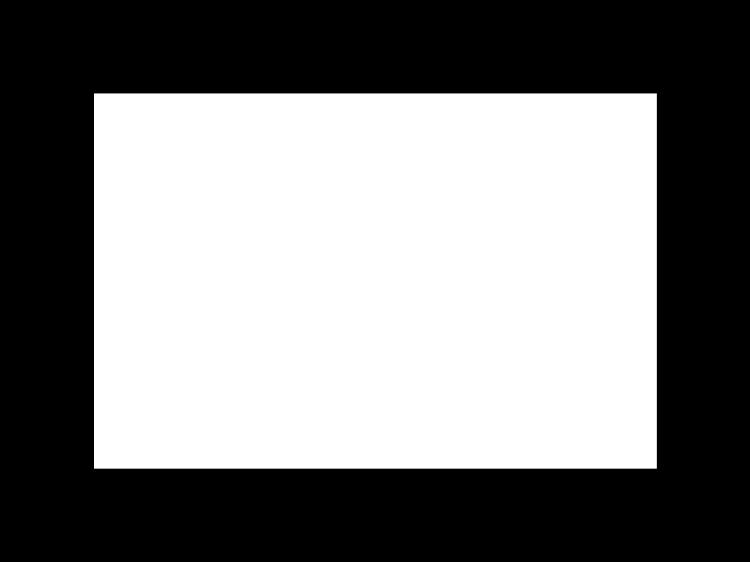
#> input picture OpenCV/Sample Images/rectangle.jpg, 750 x 562 px, found by its file name
$ python cv_contour_features.py   (Python 2 division)
#> lines starting #> are read from the running program, lines starting #| are printed output that depends on the picture; after the words box and inside, x2 and y2 are one past the last pixel; in counts of white or black regions, pixels touching at a corner belong together; long printed decimals are rounded
#import CV libraries
import numpy
import cv2

img1=cv2.imread("/home/udayan/Downloads/rectangle.jpg", -1)    #read image, 0=read as grayscale, -1=read as color
#> img1 is the input picture: shape (562, 750, 3); min 0, max 255, mean 127.8
img2=numpy.ndarray(img1.shape)
numpy.copyto(img2, img1)
img3=numpy.ndarray(img1.shape)
numpy.copyto(img3, img1)
img4=numpy.ndarray(img1.shape)
numpy.copyto(img4, img1)

img2gray=cv2.cvtColor(img1, cv2.COLOR_BGR2GRAY)    #convert to grayscale

ret, thresh=cv2.threshold(img2gray, 127, 255, cv2.THRESH_BINARY)       #threshold image; contour algorithms work best with binary images
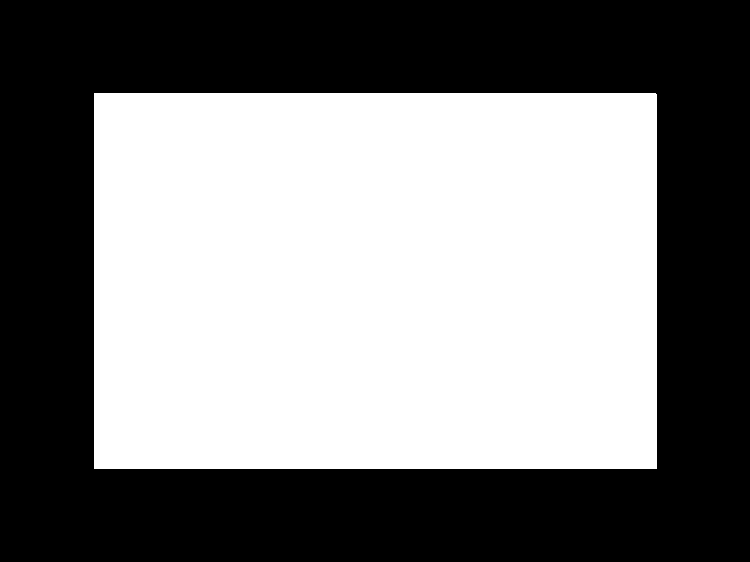
#> thresh: shape (562, 750); 50.2% white; 1 black region, box (x1, y1, x2, y2) and area: (0, 0, 750, 562) 209813

contours, hierarchy=cv2.findContours(thresh, cv2.RETR_TREE, cv2.CHAIN_APPROX_SIMPLE)      #find contour point coodrinates using cv2.CHAIN_APPROX_SIMPLE method; this function modifies source image
#> contours = 1 item

M=cv2.moments(contours[0])     #calc moment of contour
#> M = moments, m00 210749.5, centre m10/m00, m01/m00 = (375, 280.5)

#calc centroid of contour
cx=int(M['m10']/M['m00'])
#> cx = 374
cy=int(M['m01']/M['m00'])
#> cy = 280
print "Centroid Coordinates: ("+str(cx)+", "+str(cy)+")"
#| Centroid Coordinates: (374, 280)

#calc area of contour
area=cv2.contourArea(contours[0])
#> area = 210749.5
print "Area: "+str(area)
#| Area: 210749.5

#calc diameter of the circle whose area is same as the contour area (aka equivalent diameter)
equi_diameter=numpy.sqrt(4*area/numpy.pi)
#> equi_diameter = 518
print "Equivalent Diameter: "+str(equi_diameter)
#| Equivalent Diameter: 518.010

#calc perimeter of contour
perimeter=cv2.arcLength(contours[0], True)
#> perimeter = 1873.4
print "Perimeter: "+str(perimeter)
#| Perimeter: 1873.414

#calc convex hull
hull=cv2.convexHull(contours[0])
#> hull = [[655, 93], [656, 94], [656, 468], [94, 468], [94, 93]]

#calc ratio of contour area to its convex hull area (aka solidity)
hull_area=cv2.contourArea(hull)
#> hull_area = 210749.5
solidity=float(area)/hull_area
#> solidity = 1
print "Solidity: "+str(solidity)
#| Solidity: 1.0

#contour approximation
epsilon=0.1*cv2.arcLength(contours[0], True)      #10% of arc length; it's the max. distance of contour to approximated contour, 2nd argument=specifies if curved is closed or not
#> epsilon = 187.3
approx=cv2.approxPolyDP(contours[0], epsilon, True)         #3rd argument=specifies if curved is closed or not
#> approx = [[94, 93], [94, 468], [656, 468], [655, 93]]

#draw a bounding rectangle around the contour
x, y, w, h=cv2.boundingRect(contours[0])
#> x = 94; y = 93; w = 563; h = 376
cv2.rectangle(img1, (x, y),(x+w, y+h),(0, 0, 255), 3)
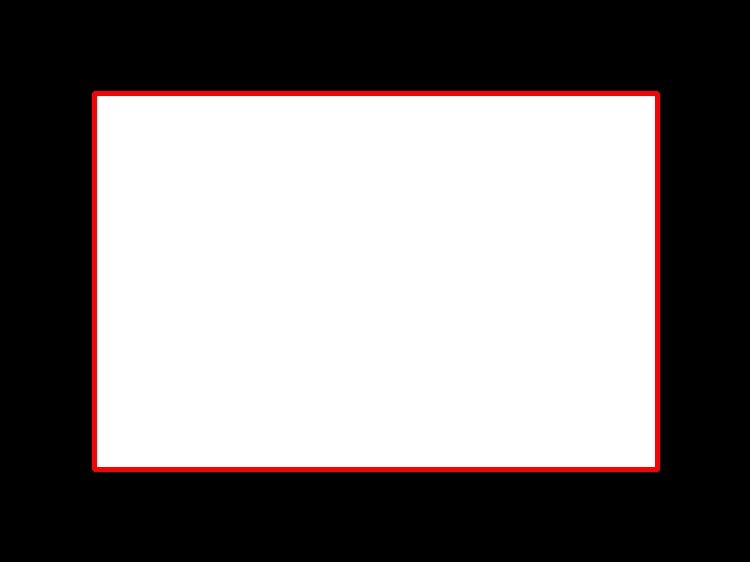
#> img1: shape (562, 750, 3); 2.22% of pixels changed, all inside (x1, y1, x2, y2) = (92, 91, 660, 472)

#calc aspect ratio of bounding rectangle
aspect_ratio=float(w)/h
#> aspect_ratio = 1.5
print "Aspect ratio: "+str(aspect_ratio)
#| Aspect ratio: 1.497

#calc ratio of contour area to bounding rectangle area (aka extent)
rect_area=w*h
#> rect_area = 211688
extent=float(area)/rect_area
#> extent = 0.996
print "Extent: "+str(extent)
#| Extent: 0.9956

#calculate distance of a point ((50, 50) here) from the contour (aka Point Polygon Test)
dist=cv2.pointPolygonTest(contours[0], (50, 50), True)      #3rd argument=if it is True, it finds the signed distance; if False, it finds whether the point is inside or outside or on the contour (it returns +1, -1, 0 respectively); using False will speed up execution of the function by 2-3 times
#> dist = -61.52
print "Point Polygon Test Result: "+str(dist)
#| Point Polygon Test Result: -61.522

cv2.drawContours(img2, contours, -1, (0, 255, 0), 3)       #draw the contours on the image; 1st argument=image variable, 2nd argument=contour coordinates, 3rd argument=index of which contour to draw (-1=all contours), 4th argument=color of drawn contour line, 5th argument=pixel width of drawn contour line
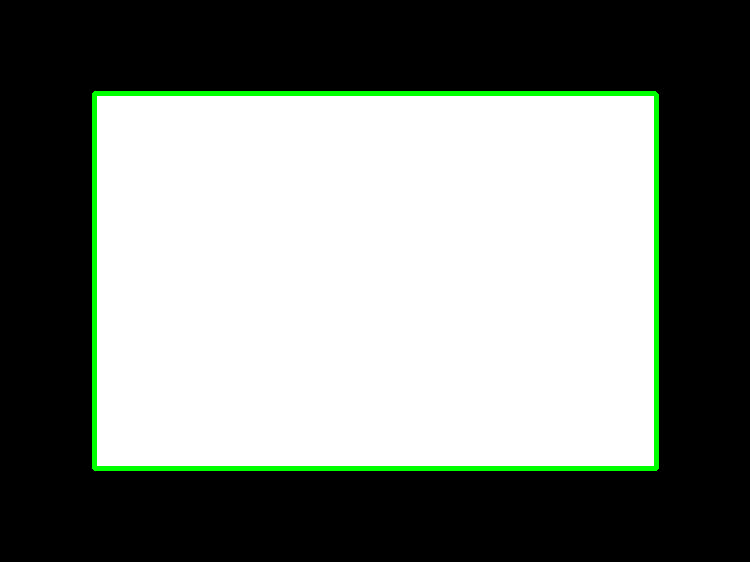
#> img2: shape (562, 750, 3) float64; mean B, G, R 124.7, 130.4, 124.7

cv2.drawContours(img3, approx, -1, (0, 255, 0), 3)       #draw the approximated contours on the image; 1st argument=image variable, 2nd argument=contour coordinates, 3rd argument=index of which contour to draw (-1=all contours), 4th argument=color of drawn contour line, 5th argument=pixel width of drawn contour line
#> img3: shape (562, 750, 3) float64; mean B, G, R 127.8, 127.8, 127.8

cv2.drawContours(img4, hull, -1, (255, 0, 0), 3)       #draw the convex hull on the image; 1st argument=image variable, 2nd argument=contour coordinates, 3rd argument=index of which contour to draw (-1=all contours), 4th argument=color of drawn contour line, 5th argument=pixel width of drawn contour line
#> img4: shape (562, 750, 3) float64; mean B, G, R 127.8, 127.8, 127.8

cv2.imshow('bounded_rect', img1)   #show image in a window named "bounded_rect"
cv2.imshow('contours', img2)   #show image in a window named "contours"
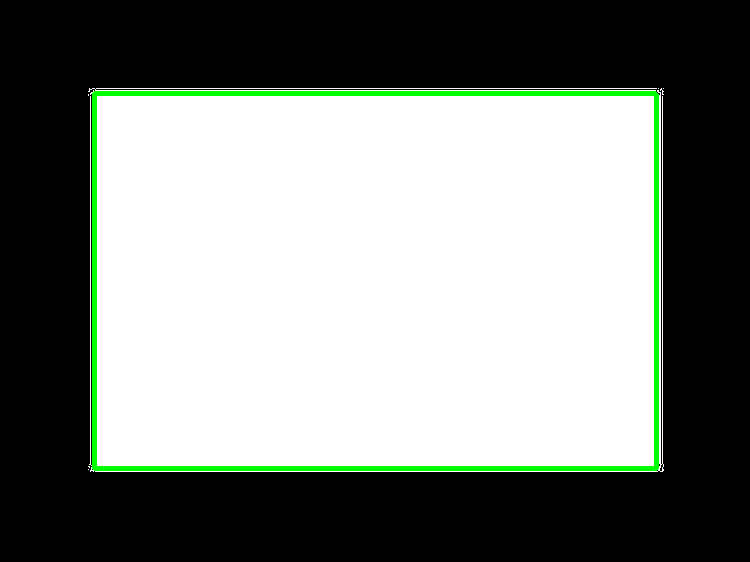
#> window 'contours': shape (562, 750, 3); mean B, G, R 126.6, 132.3, 126.6
cv2.imshow('contours_approx', img3)   #show image in a window named "contours_approx"
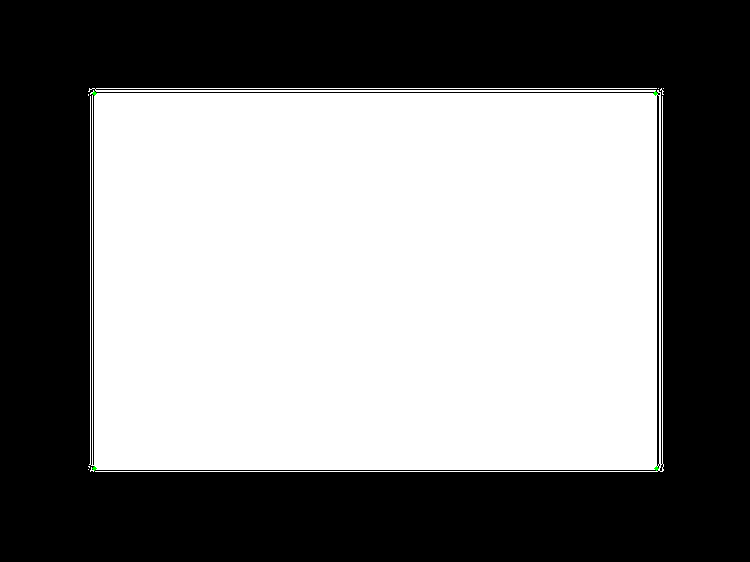
#> window 'contours_approx': shape (562, 750, 3); mean B, G, R 130.9, 130.9, 130.9
cv2.imshow('convex_hull', img4)   #show image in a window named "convex_hull"

cv2.waitKey(0)     #waits for a specified time in milliseconds or till a key is pressed, 0=wait indefinitely or till a key is pressed

cv2.destroyAllWindows()   #delete all created windows

$ run again, with OpenCV/Sample Images/circle.jpg copied over OpenCV/Sample Images/rectangle.jpg
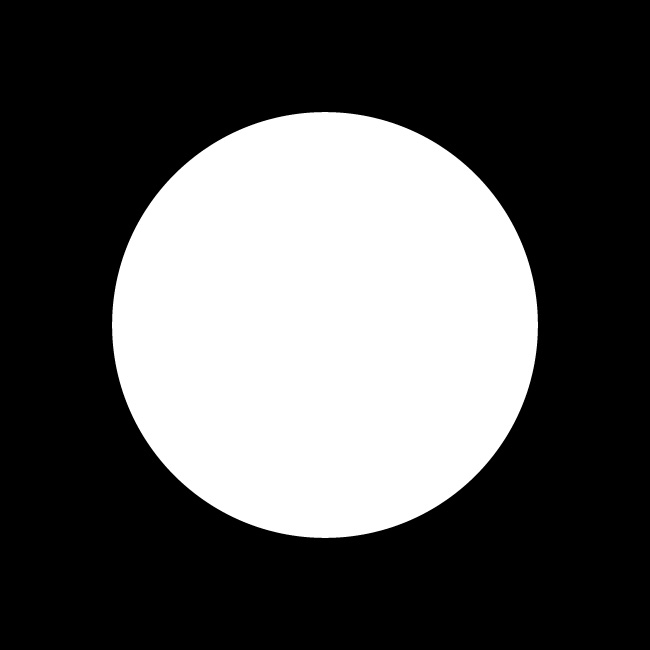
#> input picture OpenCV/Sample Images/circle.jpg, 650 x 650 px, found by its file name
#> img1 is the input picture: shape (650, 650, 3); min 0, max 255, mean 86
#> thresh: shape (650, 650); 33.7% white; 1 white region
#> contours = 1 contour; box (x1, y1, x2, y2) and area: (112, 112, 538, 538) 141914
#> M = moments, m00 141914, centre m10/m00, m01/m00 = (324.5, 324.5)
#> cx = 324
#| Centroid Coordinates: (324, 324)
#> area = 141914
#| Area: 141914.0
#> equi_diameter = 425.1
#| Equivalent Diameter: 425.077
#> perimeter = 1414.4
#| Perimeter: 1414.420
#> hull = contour of 115 points, box (x1, y1, x2, y2) (112, 112, 538, 538), area 142320
#> hull_area = 142319.5
#> solidity = 0.997
#| Solidity: 0.9972
#> epsilon = 141.4
#> approx = [[311, 112], [112, 338], [338, 537], [537, 313]]
#> x = 112; w = 426
#> `cv2.rectangle(img1, (x, y),(x+w, y+h),(0, 0, 255), 3)`:
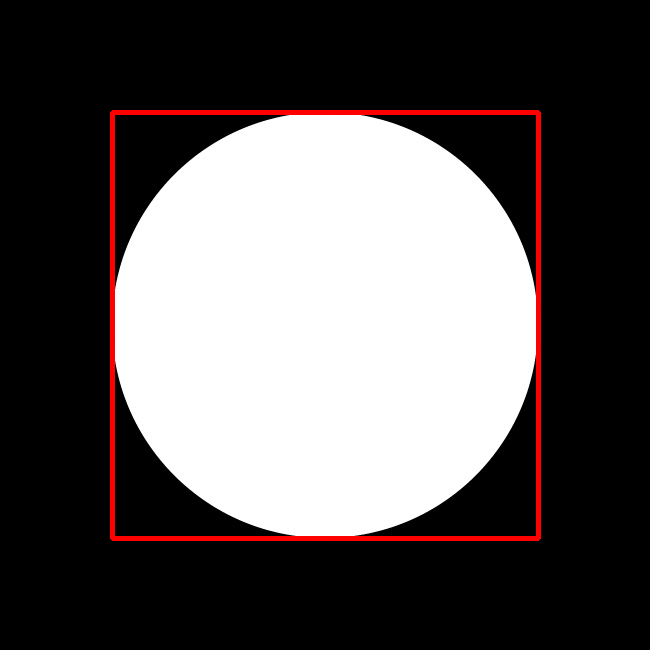
#> img1: shape (650, 650, 3); 2.01% of pixels changed, all inside (x1, y1, x2, y2) = (110, 110, 541, 541)
#> aspect_ratio = 1
#| Aspect ratio: 1.0
#> rect_area = 181476
#> extent = 0.782
#| Extent: 0.782
#> dist = -175.4
#| Point Polygon Test Result: -175.362
#> img3: shape (650, 650, 3) float64; mean B, G, R 86, 86, 86
#> img4: shape (650, 650, 3) float64; mean B, G, R 86.4, 85.5, 85.5
#> `cv2.imshow('convex_hull', img4)   #show image in a window named "conve..`:
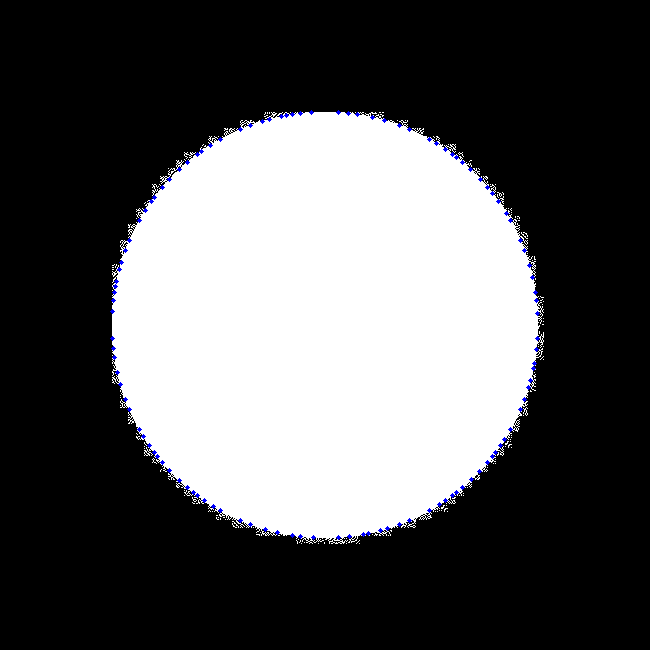
#> window 'convex_hull': shape (650, 650, 3); mean B, G, R 88, 87.1, 87.1
